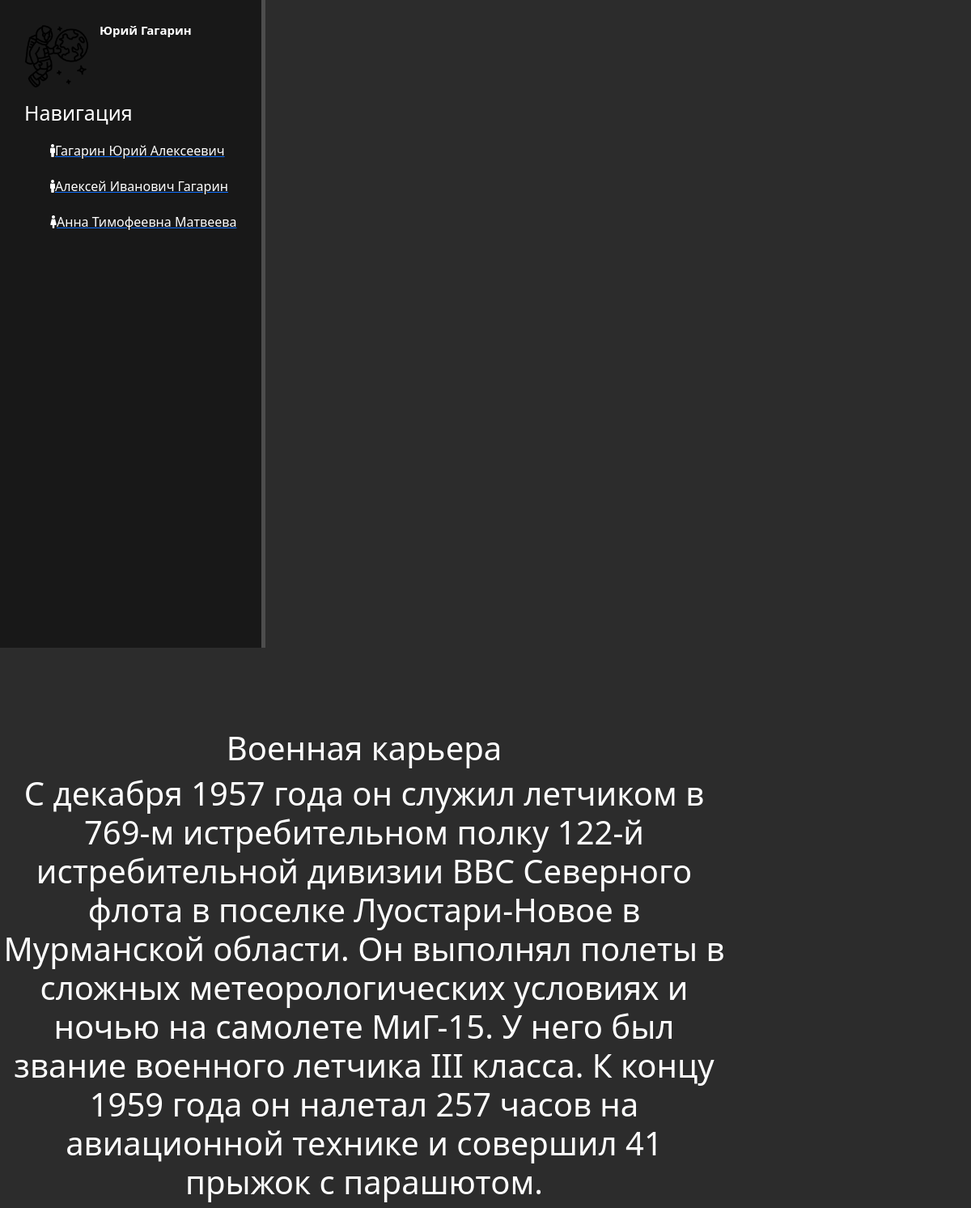
Screenshot of /news/7 with the database file from the repository.
### news/models.py (models this page shows, shortened)
class Artiles(models.Model):
    title = models.CharField('Название', max_length=50)
    anons = models.CharField('Анонс', max_length=250)
    full_text = models.TextField('Статья')
    date = models.DateTimeField('Время')
    class Meta:
        verbose_name = 'Новость'
        verbose_name_plural = 'Новости'

### news/views.py (the view)
# urls.py: path('<int:pk>', views.NewDetailView.as_view(),name='news-detail')
class NewDetailView(DetailView):
    model = Artiles
    template_name = 'news/details_view.html'
    context_object_name = 'article'

### news/templates/news/details_view.html (shortened to what this page needs)
{% extends 'main/layout.html'  %}
{% block content %}
    <div class="features">
        <h1>{{ article.title }}</h1>
        <h1>{{ article.full_text }}</h1>
    </div>
{% endblock  %}

### main/static/main/css/main.css (style rules this page uses)
body { background: #2c2c2c; }
main .features { float: left; color: #fff; margin-top: 100px; text-align: center; width: 75%; }

### rows the page displays
Artiles: title "Военная карьера", full_text "С декабря 1957 года он служил летчиком в 769-м истребительном полку 122-й истребительной дивизии ВВС Северного флота в поселке Луостари-Новое в Мурманской области. Он выполнял полеты в сложных метеорологических условиях и ночью на самолете МиГ-15. У него был звание военного летчика III класса. К концу 1959 года он налетал 257 часов на авиационной технике и совершил 41 прыжок с парашютом."
